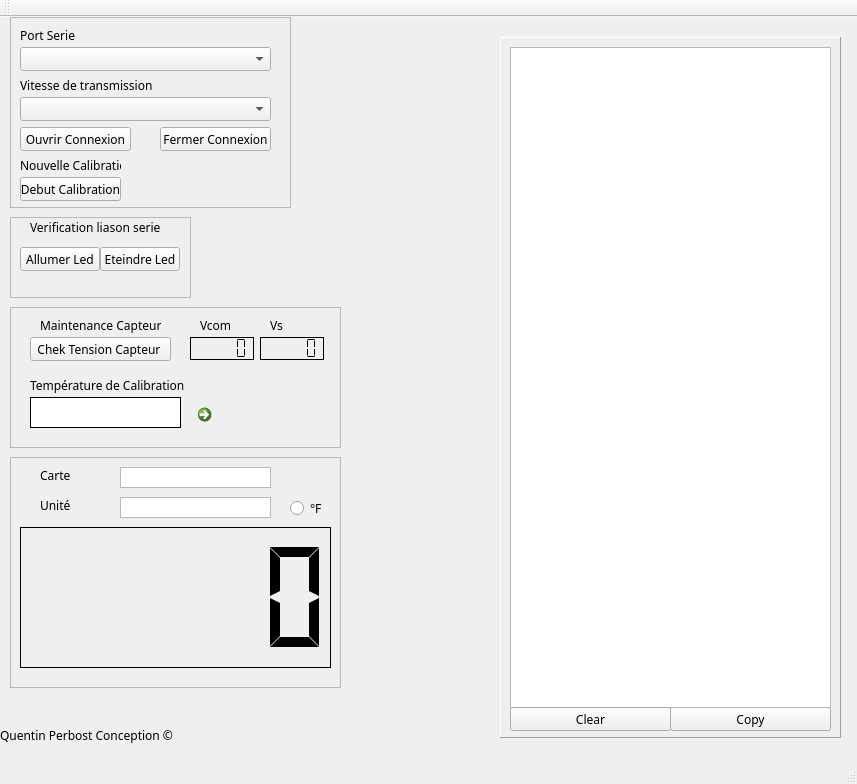
<?xml version="1.0" encoding="UTF-8"?>
<ui version="4.0">
 <class>MainWindow</class>
 <widget class="QMainWindow" name="MainWindow">
  <property name="geometry">
   <rect>
    <x>0</x>
    <y>0</y>
    <width>857</width>
    <height>784</height>
   </rect>
  </property>
  <property name="maximumSize">
   <size>
    <width>1080000</width>
    <height>1920000</height>
   </size>
  </property>
  <property name="font">
   <font>
    <family>Segoe MDL2 Assets</family>
    <italic>false</italic>
    <bold>false</bold>
    <underline>false</underline>
    <strikeout>false</strikeout>
   </font>
  </property>
  <property name="windowTitle">
   <string>SAE Logiciel IHM Quentin Perbost</string>
  </property>
  <widget class="QWidget" name="centralwidget">
   <widget class="QPushButton" name="Calibration">
    <property name="geometry">
     <rect>
      <x>20</x>
      <y>160</y>
      <width>101</width>
      <height>24</height>
     </rect>
    </property>
    <property name="text">
     <string>Debut Calibration</string>
    </property>
   </widget>
   <widget class="QLabel" name="label_4">
    <property name="geometry">
     <rect>
      <x>20</x>
      <y>10</y>
      <width>61</width>
      <height>16</height>
     </rect>
    </property>
    <property name="text">
     <string>Port Serie</string>
    </property>
   </widget>
   <widget class="QLabel" name="label_5">
    <property name="geometry">
     <rect>
      <x>20</x>
      <y>60</y>
      <width>141</width>
      <height>16</height>
     </rect>
    </property>
    <property name="text">
     <string>Vitesse de transmission</string>
    </property>
   </widget>
   <widget class="QPushButton" name="On_Conn">
    <property name="geometry">
     <rect>
      <x>20</x>
      <y>110</y>
      <width>111</width>
      <height>24</height>
     </rect>
    </property>
    <property name="text">
     <string>Ouvrir Connexion</string>
    </property>
   </widget>
   <widget class="QPushButton" name="Off_Conn">
    <property name="geometry">
     <rect>
      <x>160</x>
      <y>110</y>
      <width>111</width>
      <height>24</height>
     </rect>
    </property>
    <property name="text">
     <string>Fermer Connexion</string>
    </property>
   </widget>
   <widget class="QLabel" name="label_6">
    <property name="geometry">
     <rect>
      <x>20</x>
      <y>140</y>
      <width>101</width>
      <height>16</height>
     </rect>
    </property>
    <property name="text">
     <string>Nouvelle Calibration</string>
    </property>
   </widget>
   <widget class="QComboBox" name="Port_serie">
    <property name="geometry">
     <rect>
      <x>20</x>
      <y>30</y>
      <width>251</width>
      <height>24</height>
     </rect>
    </property>
   </widget>
   <widget class="QComboBox" name="Vitesse_Transmission">
    <property name="geometry">
     <rect>
      <x>20</x>
      <y>80</y>
      <width>251</width>
      <height>24</height>
     </rect>
    </property>
   </widget>
   <widget class="QTextBrowser" name="Terminal">
    <property name="geometry">
     <rect>
      <x>510</x>
      <y>30</y>
      <width>321</width>
      <height>661</height>
     </rect>
    </property>
    <property name="font">
     <font>
      <family>Segoe UI</family>
      <pointsize>9</pointsize>
      <italic>false</italic>
      <bold>false</bold>
      <underline>false</underline>
      <strikeout>false</strikeout>
      <kerning>false</kerning>
     </font>
    </property>
    <property name="frameShadow">
     <enum>QFrame::Plain</enum>
    </property>
    <property name="verticalScrollBarPolicy">
     <enum>Qt::ScrollBarAsNeeded</enum>
    </property>
    <property name="horizontalScrollBarPolicy">
     <enum>Qt::ScrollBarAlwaysOff</enum>
    </property>
    <property name="sizeAdjustPolicy">
     <enum>QAbstractScrollArea::AdjustToContentsOnFirstShow</enum>
    </property>
   </widget>
   <widget class="QPushButton" name="Clear_Console">
    <property name="geometry">
     <rect>
      <x>510</x>
      <y>690</y>
      <width>161</width>
      <height>24</height>
     </rect>
    </property>
    <property name="text">
     <string>Clear</string>
    </property>
   </widget>
   <widget class="QFrame" name="frame_2">
    <property name="geometry">
     <rect>
      <x>10</x>
      <y>440</y>
      <width>331</width>
      <height>231</height>
     </rect>
    </property>
    <property name="frameShape">
     <enum>QFrame::StyledPanel</enum>
    </property>
    <property name="frameShadow">
     <enum>QFrame::Plain</enum>
    </property>
    <widget class="QLabel" name="label_3">
     <property name="geometry">
      <rect>
       <x>30</x>
       <y>10</y>
       <width>49</width>
       <height>16</height>
      </rect>
     </property>
     <property name="text">
      <string>Carte</string>
     </property>
    </widget>
    <widget class="QLabel" name="label_2">
     <property name="geometry">
      <rect>
       <x>30</x>
       <y>40</y>
       <width>49</width>
       <height>16</height>
      </rect>
     </property>
     <property name="text">
      <string>Unité</string>
     </property>
    </widget>
    <widget class="QLCDNumber" name="Affichage_Donnee">
     <property name="enabled">
      <bool>true</bool>
     </property>
     <property name="geometry">
      <rect>
       <x>10</x>
       <y>70</y>
       <width>311</width>
       <height>141</height>
      </rect>
     </property>
     <property name="font">
      <font>
       <family>Microsoft PhagsPa</family>
       <italic>false</italic>
       <bold>false</bold>
       <underline>false</underline>
       <strikeout>false</strikeout>
      </font>
     </property>
     <property name="inputMethodHints">
      <set>Qt::ImhNone</set>
     </property>
     <property name="frameShape">
      <enum>QFrame::Box</enum>
     </property>
     <property name="frameShadow">
      <enum>QFrame::Plain</enum>
     </property>
     <property name="smallDecimalPoint">
      <bool>false</bool>
     </property>
     <property name="mode">
      <enum>QLCDNumber::Dec</enum>
     </property>
     <property name="segmentStyle">
      <enum>QLCDNumber::Flat</enum>
     </property>
     <property name="intValue" stdset="0">
      <number>0</number>
     </property>
    </widget>
    <widget class="QTextBrowser" name="Carte_Detect">
     <property name="geometry">
      <rect>
       <x>110</x>
       <y>10</y>
       <width>151</width>
       <height>21</height>
      </rect>
     </property>
     <property name="font">
      <font>
       <family>Segoe UI</family>
       <pointsize>11</pointsize>
       <italic>true</italic>
       <bold>false</bold>
       <underline>false</underline>
       <strikeout>false</strikeout>
      </font>
     </property>
     <property name="verticalScrollBarPolicy">
      <enum>Qt::ScrollBarAlwaysOff</enum>
     </property>
    </widget>
    <widget class="QTextBrowser" name="Unit_Detect">
     <property name="geometry">
      <rect>
       <x>110</x>
       <y>40</y>
       <width>151</width>
       <height>21</height>
      </rect>
     </property>
     <property name="font">
      <font>
       <family>Segoe UI</family>
       <pointsize>11</pointsize>
       <italic>true</italic>
       <bold>false</bold>
       <underline>false</underline>
       <strikeout>false</strikeout>
      </font>
     </property>
     <property name="verticalScrollBarPolicy">
      <enum>Qt::ScrollBarAlwaysOff</enum>
     </property>
    </widget>
    <widget class="QRadioButton" name="Change_Unit">
     <property name="geometry">
      <rect>
       <x>280</x>
       <y>40</y>
       <width>41</width>
       <height>22</height>
      </rect>
     </property>
     <property name="text">
      <string>°F</string>
     </property>
    </widget>
    <zorder>Unit_Detect</zorder>
    <zorder>Carte_Detect</zorder>
    <zorder>label_3</zorder>
    <zorder>label_2</zorder>
    <zorder>Affichage_Donnee</zorder>
    <zorder>Change_Unit</zorder>
   </widget>
   <widget class="QFrame" name="frame_3">
    <property name="geometry">
     <rect>
      <x>500</x>
      <y>20</y>
      <width>341</width>
      <height>701</height>
     </rect>
    </property>
    <property name="frameShape">
     <enum>QFrame::Panel</enum>
    </property>
    <property name="frameShadow">
     <enum>QFrame::Raised</enum>
    </property>
    <widget class="QPushButton" name="Copy_Console">
     <property name="geometry">
      <rect>
       <x>170</x>
       <y>670</y>
       <width>161</width>
       <height>24</height>
      </rect>
     </property>
     <property name="text">
      <string>Copy</string>
     </property>
    </widget>
   </widget>
   <widget class="QFrame" name="frame_4">
    <property name="geometry">
     <rect>
      <x>10</x>
      <y>200</y>
      <width>181</width>
      <height>81</height>
     </rect>
    </property>
    <property name="frameShape">
     <enum>QFrame::StyledPanel</enum>
    </property>
    <property name="frameShadow">
     <enum>QFrame::Raised</enum>
    </property>
    <widget class="QPushButton" name="On_LED">
     <property name="geometry">
      <rect>
       <x>10</x>
       <y>30</y>
       <width>80</width>
       <height>24</height>
      </rect>
     </property>
     <property name="text">
      <string>Allumer Led</string>
     </property>
    </widget>
    <widget class="QPushButton" name="Off_LED">
     <property name="geometry">
      <rect>
       <x>90</x>
       <y>30</y>
       <width>80</width>
       <height>24</height>
      </rect>
     </property>
     <property name="text">
      <string>Eteindre Led</string>
     </property>
    </widget>
    <widget class="QLabel" name="label">
     <property name="geometry">
      <rect>
       <x>20</x>
       <y>0</y>
       <width>141</width>
       <height>20</height>
      </rect>
     </property>
     <property name="text">
      <string>Verification liason serie </string>
     </property>
    </widget>
    <zorder>label</zorder>
    <zorder>On_LED</zorder>
    <zorder>Off_LED</zorder>
   </widget>
   <widget class="QLabel" name="label_7">
    <property name="enabled">
     <bool>true</bool>
    </property>
    <property name="geometry">
     <rect>
      <x>290</x>
      <y>0</y>
      <width>201</width>
      <height>81</height>
     </rect>
    </property>
    <property name="minimumSize">
     <size>
      <width>0</width>
      <height>0</height>
     </size>
    </property>
    <property name="frameShape">
     <enum>QFrame::NoFrame</enum>
    </property>
    <property name="text">
     <string/>
    </property>
    <property name="pixmap">
     <pixmap>Iut_cergy_pontoise_logo.png</pixmap>
    </property>
    <property name="scaledContents">
     <bool>true</bool>
    </property>
    <property name="openExternalLinks">
     <bool>false</bool>
    </property>
   </widget>
   <widget class="QLabel" name="label_8">
    <property name="geometry">
     <rect>
      <x>-10</x>
      <y>-25</y>
      <width>861</width>
      <height>761</height>
     </rect>
    </property>
    <property name="text">
     <string/>
    </property>
    <property name="pixmap">
     <pixmap resource="Image.qrc">:/new/Image/Fond.png</pixmap>
    </property>
    <property name="scaledContents">
     <bool>true</bool>
    </property>
    <property name="openExternalLinks">
     <bool>false</bool>
    </property>
   </widget>
   <widget class="QLabel" name="label_9">
    <property name="geometry">
     <rect>
      <x>-10</x>
      <y>0</y>
      <width>861</width>
      <height>741</height>
     </rect>
    </property>
    <property name="text">
     <string/>
    </property>
    <property name="pixmap">
     <pixmap resource="Image.qrc">:/new/Image/Fond.png</pixmap>
    </property>
    <property name="scaledContents">
     <bool>true</bool>
    </property>
   </widget>
   <widget class="QLabel" name="label_10">
    <property name="geometry">
     <rect>
      <x>300</x>
      <y>0</y>
      <width>191</width>
      <height>71</height>
     </rect>
    </property>
    <property name="text">
     <string/>
    </property>
    <property name="pixmap">
     <pixmap resource="Image.qrc">:/new/Image/Logo.png</pixmap>
    </property>
    <property name="scaledContents">
     <bool>true</bool>
    </property>
   </widget>
   <widget class="QFrame" name="frame_5">
    <property name="geometry">
     <rect>
      <x>10</x>
      <y>0</y>
      <width>281</width>
      <height>191</height>
     </rect>
    </property>
    <property name="frameShape">
     <enum>QFrame::StyledPanel</enum>
    </property>
    <property name="frameShadow">
     <enum>QFrame::Raised</enum>
    </property>
   </widget>
   <widget class="QFrame" name="frame">
    <property name="geometry">
     <rect>
      <x>10</x>
      <y>290</y>
      <width>331</width>
      <height>141</height>
     </rect>
    </property>
    <property name="frameShape">
     <enum>QFrame::StyledPanel</enum>
    </property>
    <property name="frameShadow">
     <enum>QFrame::Raised</enum>
    </property>
    <widget class="QPushButton" name="Chek_Tension">
     <property name="geometry">
      <rect>
       <x>20</x>
       <y>30</y>
       <width>141</width>
       <height>24</height>
      </rect>
     </property>
     <property name="text">
      <string>Chek Tension Capteur </string>
     </property>
    </widget>
    <widget class="QLabel" name="label_11">
     <property name="geometry">
      <rect>
       <x>30</x>
       <y>10</y>
       <width>121</width>
       <height>16</height>
      </rect>
     </property>
     <property name="text">
      <string>Maintenance Capteur </string>
     </property>
    </widget>
    <widget class="QLabel" name="label_12">
     <property name="geometry">
      <rect>
       <x>20</x>
       <y>70</y>
       <width>181</width>
       <height>16</height>
      </rect>
     </property>
     <property name="text">
      <string>Température de Calibration </string>
     </property>
    </widget>
    <widget class="QCommandLinkButton" name="Send_Temperature">
     <property name="geometry">
      <rect>
       <x>180</x>
       <y>90</y>
       <width>31</width>
       <height>31</height>
      </rect>
     </property>
     <property name="font">
      <font>
       <family>Segoe MDL2 Assets</family>
       <italic>false</italic>
       <bold>false</bold>
       <underline>false</underline>
       <strikeout>false</strikeout>
       <kerning>false</kerning>
      </font>
     </property>
     <property name="text">
      <string/>
     </property>
     <property name="iconSize">
      <size>
       <width>30</width>
       <height>30</height>
      </size>
     </property>
     <property name="checkable">
      <bool>false</bool>
     </property>
     <property name="checked">
      <bool>false</bool>
     </property>
     <property name="autoDefault">
      <bool>false</bool>
     </property>
    </widget>
    <widget class="QPlainTextEdit" name="Temperature_selected">
     <property name="geometry">
      <rect>
       <x>20</x>
       <y>90</y>
       <width>151</width>
       <height>31</height>
      </rect>
     </property>
     <property name="frameShape">
      <enum>QFrame::Box</enum>
     </property>
     <property name="frameShadow">
      <enum>QFrame::Plain</enum>
     </property>
     <property name="verticalScrollBarPolicy">
      <enum>Qt::ScrollBarAlwaysOff</enum>
     </property>
     <property name="horizontalScrollBarPolicy">
      <enum>Qt::ScrollBarAlwaysOff</enum>
     </property>
    </widget>
    <widget class="QLCDNumber" name="Vcom">
     <property name="geometry">
      <rect>
       <x>180</x>
       <y>30</y>
       <width>64</width>
       <height>23</height>
      </rect>
     </property>
     <property name="frameShadow">
      <enum>QFrame::Plain</enum>
     </property>
     <property name="segmentStyle">
      <enum>QLCDNumber::Flat</enum>
     </property>
    </widget>
    <widget class="QLCDNumber" name="Vs">
     <property name="geometry">
      <rect>
       <x>250</x>
       <y>30</y>
       <width>64</width>
       <height>23</height>
      </rect>
     </property>
     <property name="frameShadow">
      <enum>QFrame::Plain</enum>
     </property>
     <property name="segmentStyle">
      <enum>QLCDNumber::Flat</enum>
     </property>
    </widget>
    <widget class="QLabel" name="label_13">
     <property name="geometry">
      <rect>
       <x>190</x>
       <y>10</y>
       <width>49</width>
       <height>16</height>
      </rect>
     </property>
     <property name="text">
      <string>Vcom</string>
     </property>
    </widget>
    <widget class="QLabel" name="label_14">
     <property name="geometry">
      <rect>
       <x>260</x>
       <y>10</y>
       <width>49</width>
       <height>16</height>
      </rect>
     </property>
     <property name="text">
      <string>Vs</string>
     </property>
    </widget>
   </widget>
   <widget class="QLabel" name="label_15">
    <property name="geometry">
     <rect>
      <x>0</x>
      <y>710</y>
      <width>181</width>
      <height>16</height>
     </rect>
    </property>
    <property name="text">
     <string>Quentin Perbost Conception ©</string>
    </property>
   </widget>
   <zorder>label_8</zorder>
   <zorder>label_9</zorder>
   <zorder>frame</zorder>
   <zorder>frame_4</zorder>
   <zorder>frame_5</zorder>
   <zorder>frame_3</zorder>
   <zorder>frame_2</zorder>
   <zorder>Calibration</zorder>
   <zorder>label_4</zorder>
   <zorder>label_5</zorder>
   <zorder>On_Conn</zorder>
   <zorder>Off_Conn</zorder>
   <zorder>label_6</zorder>
   <zorder>Port_serie</zorder>
   <zorder>Vitesse_Transmission</zorder>
   <zorder>Terminal</zorder>
   <zorder>Clear_Console</zorder>
   <zorder>label_7</zorder>
   <zorder>label_10</zorder>
   <zorder>label_15</zorder>
  </widget>
  <widget class="QStatusBar" name="statusbar"/>
  <widget class="QToolBar" name="toolBar">
   <property name="windowTitle">
    <string>toolBar</string>
   </property>
   <attribute name="toolBarArea">
    <enum>TopToolBarArea</enum>
   </attribute>
   <attribute name="toolBarBreak">
    <bool>false</bool>
   </attribute>
  </widget>
 </widget>
 <resources>
  <include location="Image.qrc"/>
 </resources>
 <connections/>
</ui>
